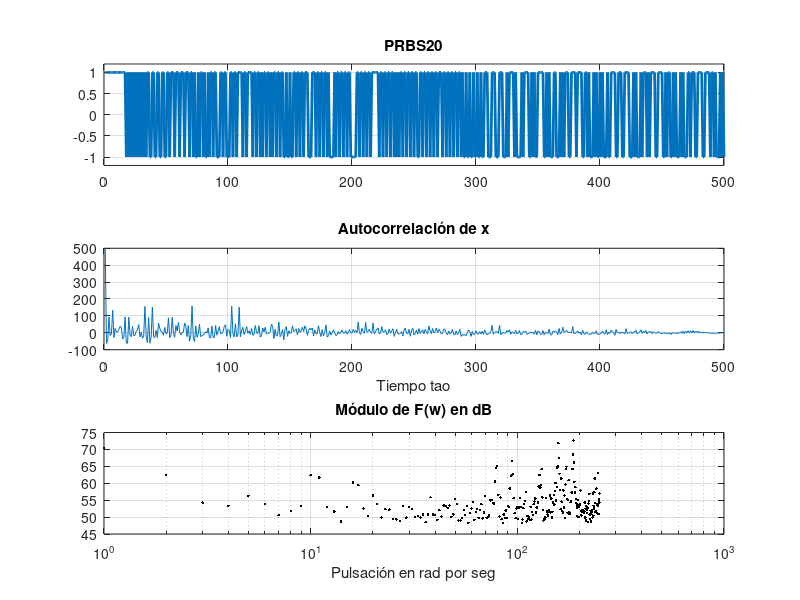

The MATLAB source for this figure:
%%TP3, Ejercicio 7 PRBS9
%pkg load signal;
clear all; close all;

N=500;m=20;
y=zeros(N,1);
x=zeros(1,m+1);x(1)=1;
for k=1:N
    res=xor(x(18),x(1)); %PRSB20 x^20+x^3+1
    y(k)=2*res-1;
    x_d=circshift(x,[1,1]);
    x_d(1)=res;
    x=x_d;
end
fixx = xcorr(y,y);
SxM=fft(fixx(N:2*N-1));
x
figure 1;
subplot(3,1,1);plot(y,"lineWidth",2); title("PRBS20");ylim([-1.2 1.2]); grid on;
subplot(3,1,2);plot(fixx(N:2*N-1));title('Autocorrelación de x'); xlabel('Tiempo tao');grid on;
subplot(3,1,3);semilogx(20*log10(abs(SxM(1:N/2))),'.k');xlabel('Pulsación en rad por seg');title('Módulo de F(w) en dB'); grid on;
